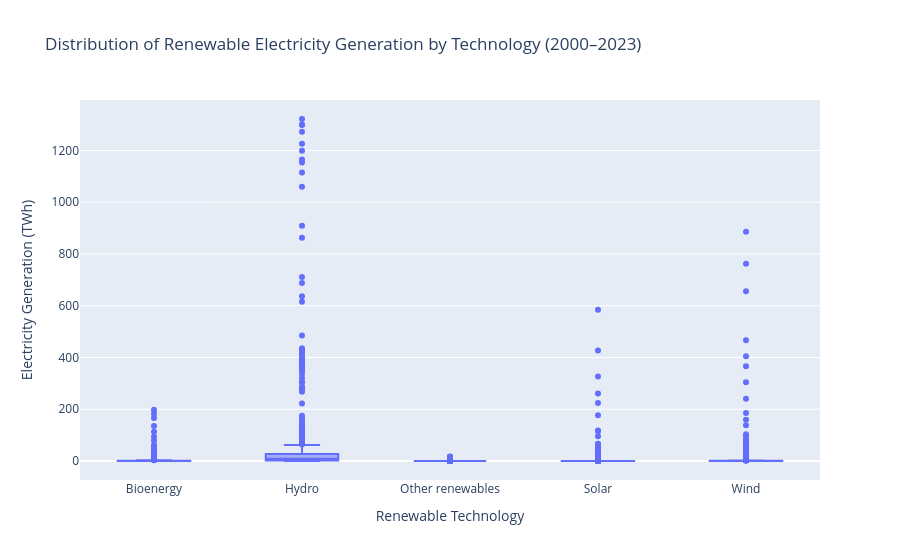

Notebook code for this chart:
### Code cell
import plotly.express as px

fig = px.box(
    EDA_generation_23_AYE,
    x="Electricity source",
    y="Generation (TWh)",
    points="outliers",
    hover_data=[
        "Area",
        "Year"
    ],
    title="Distribution of Renewable Electricity Generation by Technology (2000–2023)",
    labels={
        "Electricity source": "Renewable Technology",
        "Generation (TWh)": "Electricity Generation (TWh)"
    }
)

fig.update_layout(
    xaxis_title="Renewable Technology",
    yaxis_title="Electricity Generation (TWh)"
)

fig.show()

### Figure 1 — Plotly figure (JSON) as saved in the notebook; plotly's stock layout.template omitted (floating-point values rounded to 4 significant figures; data arrays with more than 128 entries replaced by an {"elided": "..."} marker saying what was removed)
{"data": [{"alignmentgroup": "True", "boxpoints": "outliers", "customdata": {"elided": "2450x2 mixed values"}, "hovertemplate": "Renewable Technology=%{x}<br>Electricity Generation (TWh)=%{y}<br>Area=%{customdata[0]}<br>Year=%{customdata[1]}<extra></extra>", "legendgroup": "", "marker": {"color": "#636efa"}, "name": "", "notched": false, "offsetgroup": "", "orientation": "v", "showlegend": false, "type": "box", "x": {"elided": "2450 str values"}, "x0": " ", "xaxis": "x", "y": {"elided": "2450 float values"}, "y0": " ", "yaxis": "y"}], "layout": {"autosize": true, "boxmode": "group", "legend": {"tracegroupgap": 0}, "title": {"text": "Distribution of Renewable Electricity Generation by Technology (2000–2023)"}, "xaxis": {"anchor": "y", "autorange": true, "domain": [0, 1], "range": [-0.5, 4.5], "title": {"text": "Renewable Technology"}, "type": "category"}, "yaxis": {"anchor": "x", "autorange": true, "domain": [0, 1], "range": [-73.43, 1395.0], "title": {"text": "Electricity Generation (TWh)"}, "type": "linear"}}}
